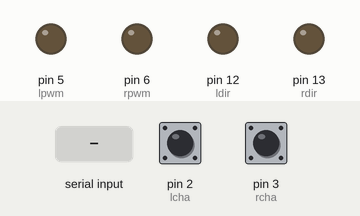
Recording of a sketch running on a simulated Arduino Uno, built with avr-gcc and run on an emulated ATmega328P. Parts: output pins drawn as LEDs (lit = HIGH). Inputs (shaded band) come from the test bench; at power-on: pin 2 (lcha) HIGH, pin 3 (rcha) HIGH. What the sketch prints to the serial monitor is not drawn.

Above: at 1.2 s.
1.3 s: "r:" received over Serial
At 4.0 s:
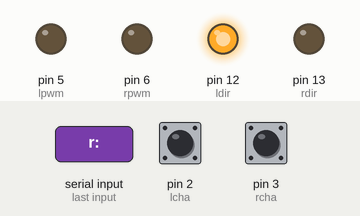
4.3 s: "f:" received over Serial
At 6.7 s:
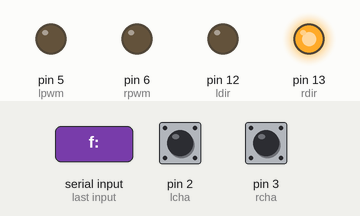
7.3 s: "fl:" received over Serial
At 10.3 s:
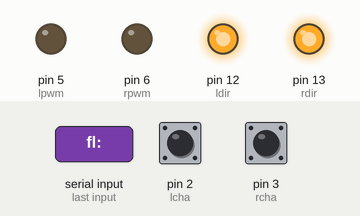
Timing chart, 0 to 11.8 s (numbered marks = the images above; inputs shaded):
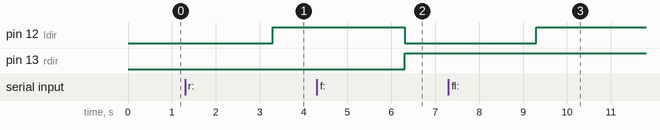

Measured:
- after the input at 1.3 s, pin 12 (ldir): LOW → HIGH after 2.0 s
- after the input at 4.3 s, pin 12 (ldir): HIGH → LOW after 2.0 s; pin 13 (rdir): LOW → HIGH after 2.0 s
- after the input at 7.3 s, pin 12 (ldir): LOW → HIGH after 2.0 s

The sketch:

Serial_seperator.ino
```cpp
#define ldir 12
#define lpwm 5
#define lcha 2
#define lchb 8

#define rdir 13
#define rpwm 6
#define rcha 3
#define rchb 9

String dirStr="";
String distStr="";
String SpeedStr="";
int dist;
int Speed;
volatile long lchA_tic = 0;
volatile bool lchBset;
volatile long rchA_tic = 0;
volatile bool rchBset;
int a=0;
int b=0;

void setup() {

  Serial.begin(115200);
  pinMode(ldir,OUTPUT);
  pinMode(rdir,OUTPUT);
  encoder_setup();
  int a=0;
  int b=0;
  lchA_tic=0;
  rchA_tic=0;

}

void loop() {

  while(Serial.available()>0)
  {
    dirStr=Serial.readStringUntil(':');
    Serial.read();
    distStr=Serial.readStringUntil(':');
    Serial.read();
    SpeedStr=Serial.readStringUntil(':');
    Serial.read();
    dist=distStr.toInt();
    Speed=SpeedStr.toInt();
  }
  if(dirStr=="r")
  move_reverse();
  if(dirStr=="f")
  move_forward();
  if(dirStr=="fr")
  move_forwardright();
  if(dirStr=="fl")
  move_forwardleft();
  if(dirStr=="st")
  move_stop();

if(a!=lchA_tic || b!=rchA_tic)
  {
  Serial.print("e");
  Serial.print("\t");
  Serial.print(lchA_tic);
  Serial.print("\t");
  Serial.print(rchA_tic);
  Serial.print("\n");
  a=lchA_tic;
  b=rchA_tic;
  }
  dirStr="";
}

void move_reverse()
{
  digitalWrite(ldir,HIGH);
  digitalWrite(rdir,LOW);
  analogWrite(lpwm,Speed);
  analogWrite(rpwm,Speed);
}

void move_forward()
{
  digitalWrite(ldir,LOW);
  digitalWrite(rdir,HIGH);
  analogWrite(lpwm,Speed);
  analogWrite(rpwm,Speed);
}

void move_forwardleft()
{
  digitalWrite(ldir,HIGH);
  digitalWrite(rdir,HIGH);
  analogWrite(lpwm,Speed);
  analogWrite(rpwm,Speed);
}

void move_forwardright()
{
  digitalWrite(ldir,LOW);
  digitalWrite(rdir,LOW);
  analogWrite(lpwm,Speed);
  analogWrite(rpwm,Speed);
}
void move_stop()
{
  //digitalWrite(ldir,LOW);
  //digitalWrite(rdir,LOW);
  analogWrite(lpwm,0);
  analogWrite(rpwm,0);
}

void encoder_setup()
{
  pinMode(lcha,INPUT_PULLUP);
  pinMode(lchb,INPUT_PULLUP);
  attachInterrupt(digitalPinToInterrupt(lcha),Left_enc,RISING);

  pinMode(rcha,INPUT_PULLUP);
  pinMode(rchb,INPUT_PULLUP);
  attachInterrupt(digitalPinToInterrupt(rcha),Right_enc,RISING);
  Serial.println("encoders are setup");
}

void Left_enc()
{
  lchBset = digitalRead(lchb);
  lchA_tic -= lchBset ? -1 : +1;
  //Serial.print("Left");
  //Serial.print("\t");
  //Serial.println(lchA_tic);
}

void Right_enc()
{
  rchBset = digitalRead(rchb);
  rchA_tic -= rchBset ? +1 : -1;
   //Serial.print("Right");
  //Serial.print("\t");
  //Serial.println(rchA_tic);
}
```
